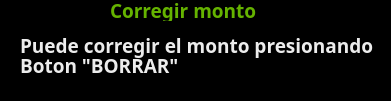
    <widget class="QGroupBox" name="groupBox_119">
     <property name="geometry">
      <rect>
       <x>80</x>
       <y>310</y>
       <width>391</width>
       <height>101</height>
      </rect>
     </property>
     <property name="styleSheet">
      <string notr="true">background-color: rgba(0, 0, 0, 100%);
border-radius:20%;</string>
     </property>
     <property name="title">
      <string/>
     </property>
     <widget class="QLabel" name="hs_14">
      <property name="geometry">
       <rect>
        <x>20</x>
        <y>30</y>
        <width>361</width>
        <height>31</height>
       </rect>
      </property>
      <property name="font">
       <font>
        <family>Droid Sans</family>
        <pointsize>14</pointsize>
        <weight>75</weight>
        <italic>false</italic>
        <bold>true</bold>
       </font>
      </property>
      <property name="styleSheet">
       <string notr="true">background-color:transparent;
color:rgb(236, 236, 236);
</string>
      </property>
      <property name="text">
       <string>Puede corregir el monto presionando </string>
      </property>
     </widget>
     <widget class="QLabel" name="hs_16">
      <property name="geometry">
       <rect>
        <x>20</x>
        <y>50</y>
        <width>161</width>
        <height>31</height>
       </rect>
      </property>
      <property name="font">
       <font>
        <family>Droid Sans</family>
        <pointsize>14</pointsize>
        <weight>75</weight>
        <italic>false</italic>
        <bold>true</bold>
       </font>
      </property>
      <property name="styleSheet">
       <string notr="true">background-color:transparent;
color:rgb(236, 236, 236);
</string>
      </property>
      <property name="text">
       <string>Boton &quot;BORRAR&quot;</string>
      </property>
     </widget>
     <widget class="QLabel" name="hs_19">
      <property name="geometry">
       <rect>
        <x>110</x>
        <y>0</y>
        <width>161</width>
        <height>21</height>
       </rect>
      </property>
      <property name="font">
       <font>
        <family>Droid Sans</family>
        <pointsize>14</pointsize>
        <weight>75</weight>
        <italic>false</italic>
        <bold>true</bold>
       </font>
      </property>
      <property name="styleSheet">
       <string notr="true">background-color:transparent;
color:rgb(101, 179, 0);

</string>
      </property>
      <property name="text">
       <string>Corregir monto</string>
      </property>
     </widget>
    </widget>
